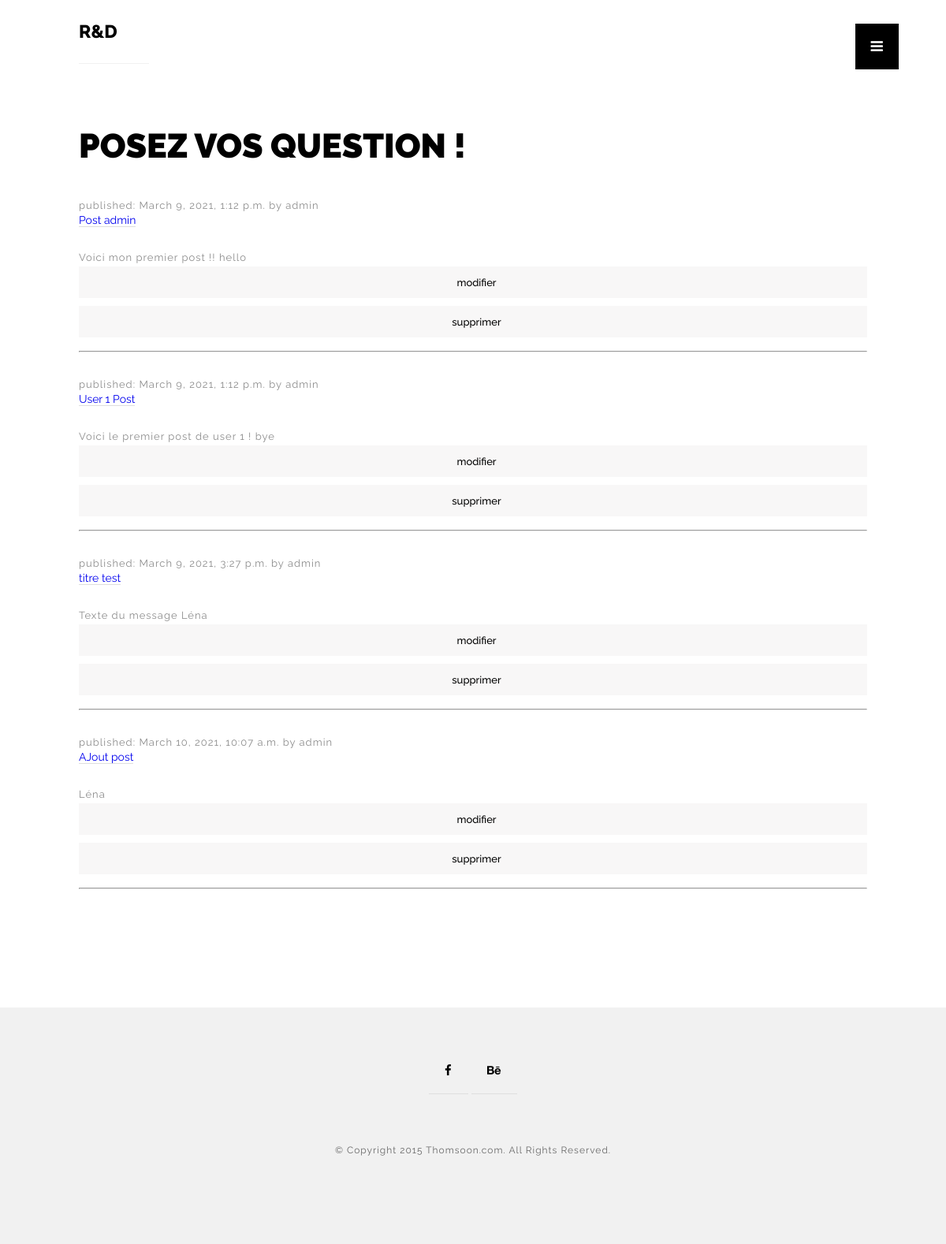
The app's page /post/ (signed in) with its own data.
### blog/models.py (models this page shows, shortened)
class Post(models.Model):
    author = models.ForeignKey(settings.AUTH_USER_MODEL, on_delete=models.CASCADE)
    title = models.CharField(max_length=200)
    text = models.TextField()
    created_date = models.DateTimeField(default=timezone.now)
    published_date = models.DateTimeField(blank=True, null=True)

### blog/views.py (the view)
# urls.py: path('post/', views.accueil, name='accueil'),
def accueil(request):
    posts = Post.objects.filter(published_date__lte=timezone.now()).order_by('published_date')
    return render(request, 'blog/accueil.html', {'posts': posts})

### blog/templates/blog/accueil.html
{% extends 'blog/base.html' %}
{% load static %}
{% block content %}
  <div class="content" id="ajax-content">
        <div class="text-intro">
            <h1>Posez vos question !</h1>
            {% for post in posts %}
            <div>
                <p>published: {{ post.published_date }} by {{ post.author }} </p>
                <h2><a href="{% url 'post_detail' id=post.pk %}">{{ post.title }}</a></h2>
                <p>{{ post.text }}</p>
                {% if user.is_authenticated %}
                    {% if user.id == post.author.id or user.username == "admin" %}
                        <a href="{% url 'post_add' post.id %}"> <input type="submit" class="save btn btn-default" value="modifier" ></a>
                        <a href="{% url 'post_delete' post.id %}"> <input type="submit" class="save btn btn-default" value="supprimer" ></a>
                    {% endif %}
                {% endif %}
                <hr>
            </div>
            {% endfor %}
        </div>
    </div>
{% endblock %}

### blog/static/blog/css/style.css (style rules this page uses)
body { font-family: 'Raleway', sans-serif; font-size:14px; font-weight: 400; overflow-y:scroll; -webkit-font-smoothing: antialiased; }
p { font-family: 'Raleway', sans-serif; font-size:14px; font-weight: 400; }
a { text-decoration:none; -webkit-transition: all 0.2s ease-in; -moz-transition: all 0.2s ease-in; -ms-transition: all 0.2s ease-in; -o-transition: all 0.2s ease-in; transition: all 0.2s ease-in; border-bottom:1px solid #dedede; }
.content { position:relative; width:1140px; margin:50px auto; }
.content .text-intro { width: 1140px; margin-top: 150px; margin: 150px auto 0; }
.content .text-intro h1 { font-size:43px; width:40%; text-transform:uppercase; color:#000000; font-weight:900; line-height:70px; }
.content .text-intro p { font-size:13px; color:#8d8d8d; margin-top:30px; font-weight:400; line-height:22px; letter-spacing:1px; width:40%; }
#ajax-content { width:100%; }
input { width:100%; height:40px; background:#f8f7f7; border:0; color:#000000; font-weight:500; line-height:40px; font-family: 'Raleway', sans-serif; margin-bottom:10px; font-size:13px; padding-left:15px; -webkit-box-sizing: border-box; -moz-box-sizing: border-box; box-sizing: border-box; }

### blog/static/blog/css/style-responsive.css (style rules this page uses)
@media all and (max-width: 1330px) and (min-width: 1180px) { .content .text-intro { width:1000px; } }
@media all and (max-width: 1330px) and (min-width: 1180px) { .content .text-intro h1, .content .text-intro p { width:60%; } }

### records on screen
Post: published_date "March 9, 2021, 1:12 p.m.", author "admin", title "Post admin", text "Voici mon premier post !! hello"
Post: published_date "March 9, 2021, 1:12 p.m.", author "admin", title "User 1 Post", text "Voici le premier post de user 1 ! bye"
Post: published_date "March 9, 2021, 3:27 p.m.", author "admin", title "titre test", text "Texte du message Léna"
Post: published_date "March 10, 2021, 10:07 a.m.", author "admin", title "AJout post", text "Léna"
